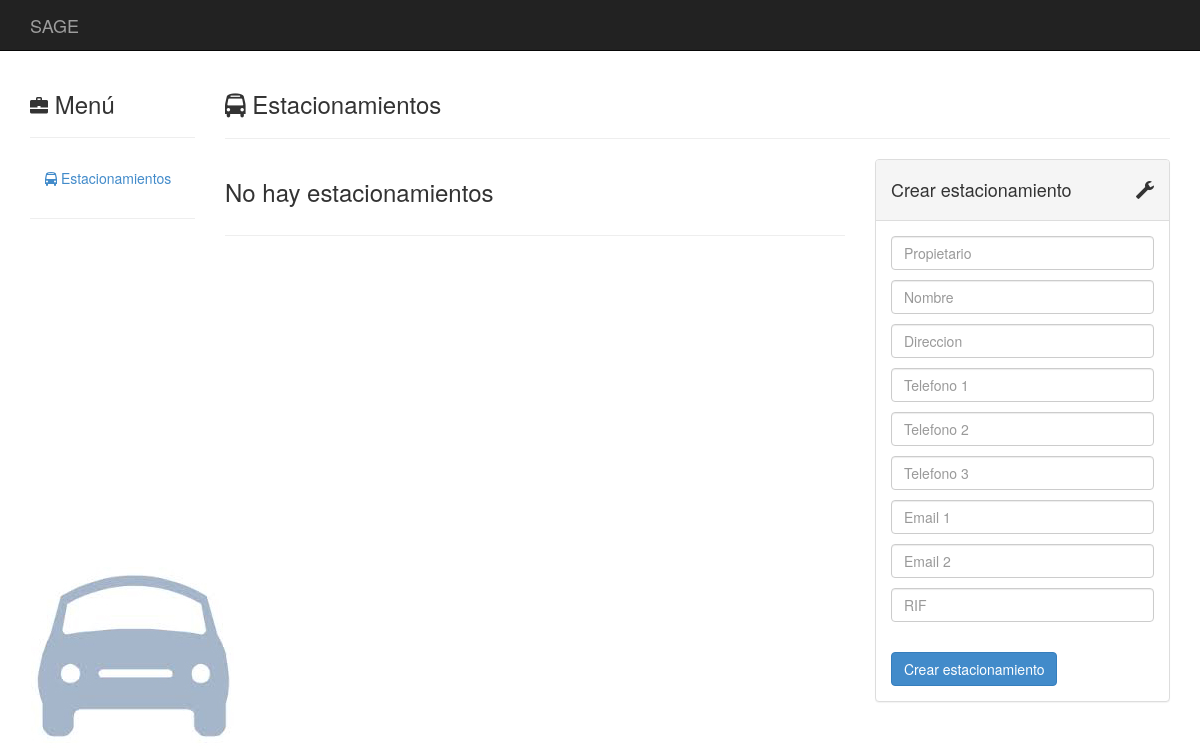
Before: /estacionamientos/ with the older database file.
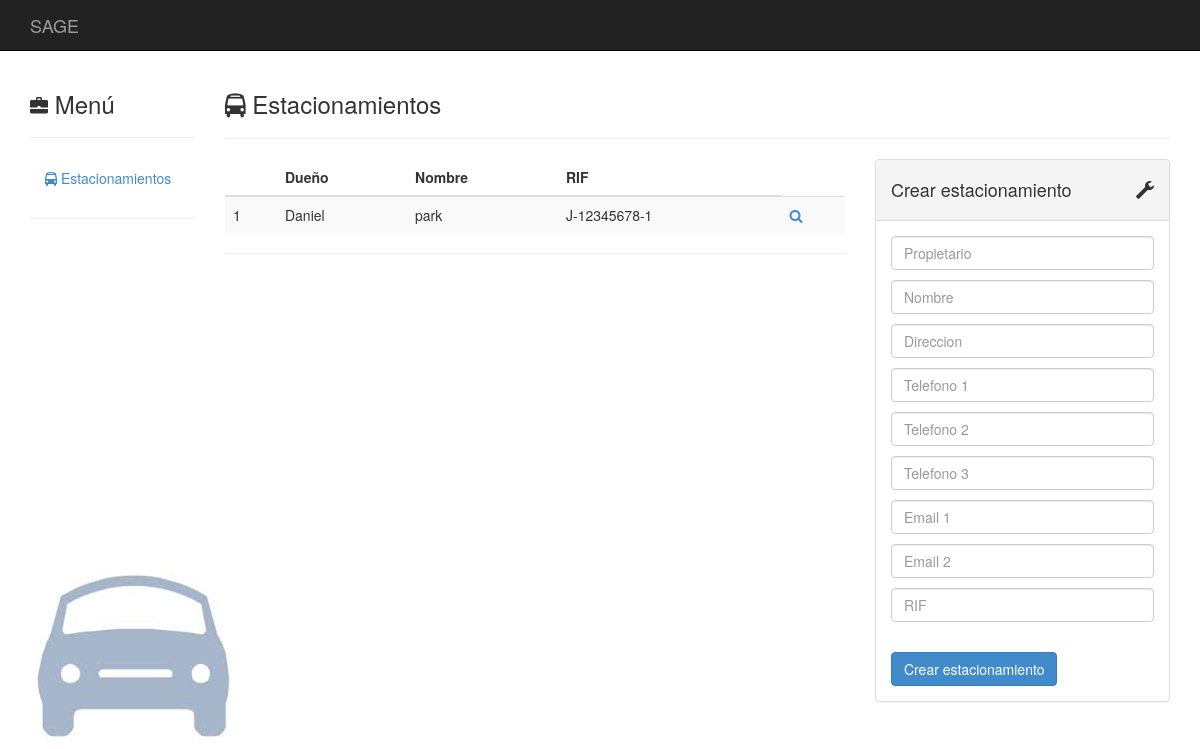
After: the same page with the newer database file.
### estacionamientos/models.py (models this page shows)
class Estacionamiento(models.Model):
	Propietario = models.CharField(max_length = 50, help_text = "Nombre Propio")
	Nombre = models.CharField(max_length = 50)
	Direccion = models.TextField(max_length = 120)
	Telefono_1 = models.CharField(blank = True, null = True, max_length = 30)
	Telefono_2 = models.CharField(blank = True, null = True, max_length = 30)
	Telefono_3 = models.CharField(blank = True, null = True, max_length = 30)
	Email_1 = models.EmailField(blank = True, null = True)
	Email_2 = models.EmailField(blank = True, null = True)
	Rif = models.CharField(max_length = 12)
	Tarifa = models.CharField(max_length = 50)
	Apertura = models.TimeField(blank = True, null = True)
	Cierre = models.TimeField(blank = True, null = True)
	Reservas_Inicio = models.TimeField(blank = True, null = True)
	Reservas_Cierre = models.TimeField(blank = True, null = True)
	NroPuesto = models.IntegerField(blank = True, null = True)

### estacionamientos/views.py (the view)
def estacionamientos_all(request):
    global listaReserva
    listaReserva = []
    estacionamientos = Estacionamiento.objects.all()
    if request.method == 'POST':
            form = EstacionamientoForm(request.POST)
            if len(estacionamientos) >= 5:
                    return render(request, 'templateMensaje.html',
                                  {'color':'red', 'mensaje':'No se pueden agregar más estacionamientos'})
            if form.is_valid():
                obj = Estacionamiento(
                        Propietario = form.cleaned_data['propietario'],
                        Nombre = form.cleaned_data['nombre'],
                        Direccion = form.cleaned_data['direccion'],
                        Rif = form.cleaned_data['rif'],
                        Telefono_1 = form.cleaned_data['telefono_1'],
                        Telefono_2 = form.cleaned_data['telefono_2'],
                        Telefono_3 = form.cleaned_data['telefono_3'],
                        Email_1 = form.cleaned_data['email_1'],
                        Email_2 = form.cleaned_data['email_2']
                )
                obj.save()
                estacionamientos = Estacionamiento.objects.all()
    else:
        form = EstacionamientoForm()
    return render(request, 'base.html', {'form': form, 'estacionamientos': estacionamientos})

### templates/base.html (shortened to what this page needs)
{% load staticfiles %}
<!DOCTYPE html>
<html lang="es"><head>
    <link href="{% static 'css/bootstrap.min.css'%}" rel="stylesheet">
    <link href="{% static 'css/base.css'%}" rel="stylesheet">
    <link href="{% static 'css/font-awesome.min.css'%}" rel="stylesheet">
   </head>
    <div id="top-nav" class="navbar navbar-inverse navbar-static-top">
      <div class="container">
        <div class="navbar-header">
          <div class="navbar-brand" href="#">
            SAGE
          </div>
        </div>
        <div class="navbar-collapse collapse">
        </div>
      </div>
    </div>
    <div class="container">
      <div class="row">
        <div class="col-sm-2">
          <h3>
            <i class="glyphicon glyphicon-briefcase">
            </i>
            Menú
          </h3>
          <hr>
          <ul class="nav nav-stacked">
            <li>
              <a href=".">
                <i class="fa fa-bus"></i>
                Estacionamientos
              </a>
            </li>
          </ul>
          <hr>
        </div>
<div class="col-sm-10">
       <h3><i class="fa fa-bus"></i> Estacionamientos</h3>
       <hr>
     <div class="row">
       <div class="col-md-8">
      <table class="table table-striped">
      {% if estacionamientos %}
        <thead>
          <tr><th></th><th>Dueño</th><th>Nombre</th><th>RIF</th></tr>
        </thead>
        <tbody>
        {% for obj in estacionamientos %}
          <tr><td>{{forloop.counter}}</td><td>{{obj.Propietario}}</td><td>{{obj.Nombre}}</td><td>{{obj.Rif}}</td><td><a href="./{{obj.id}}"><i class="fa fa-search"></i></a> </td></tr>
        {% endfor %}
        </tbody>
        {% else %}
       <h3>No hay estacionamientos</h3>
      {% endif %}
      </table>
      <hr>
    </div><div class="col-md-4">
          <div class="panel panel-default">
            <div class="panel-heading">
              <div class="panel-title">
                <i class="glyphicon glyphicon-wrench pull-right">
                </i>
                <h4>
                  Crear estacionamiento
                </h4>
              </div>
            </div>
            <div class="panel-body">
              <form action="." method="post" class="form form-vertical">
              {% for field in form %}
                <div class="control-group">
                  <div class="controls">
                    <input type="text" class="form-control" name="{{field.name}}" placeholder="{{field.label}}" for="id_{{field.name}}"><p>
                  </div>
                </div>
              {% endfor %}
                <div class="control-group">
                  <div class="controls">
                    <button type="submit" class="btn btn-primary">
                      Crear estacionamiento
                    </button>
                  </div>
                </div>
              </form>
            </div>
          </div>
        </div></div>
    </div>
      </div>
    </div>
</body></html>

### static/css/base.css (style rules this page uses)
.navbar-static-top { margin-bottom:20px; }
i { font-size:18px; }

Changed rows visible on the page:
added Estacionamiento: Propietario "Daniel", Nombre "park", Rif "J-12345678-1"
Other visible differences:
text no longer shown: "No hay estacionamientos"
text now shown: "Dueño Nombre RIF"
